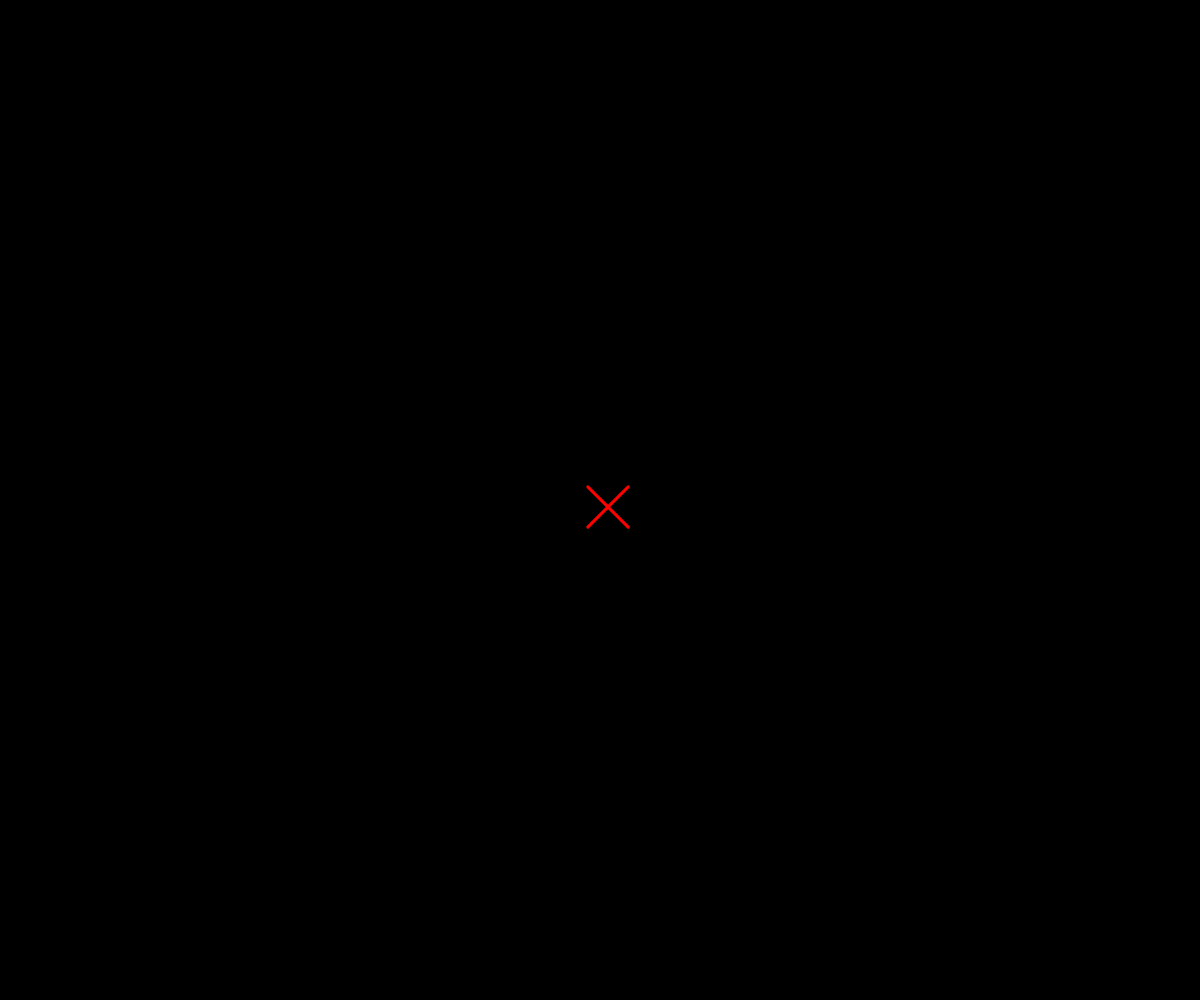
Frame 1 (no input)
Frame 60 (no input): blank canvas, image omitted
Frame 120 (the mouse pressed at the canvas centre since frame 60): blank canvas, image omitted

The p5.js sketch that drew this single still picture (run headless with seeded random() and noise() and a simulated clock; from frame 60 on, the mouse is pressed at the canvas centre):

// p5.js sketch
// ── sketch.js
let posX;
let velX;

let posY, velY;

let ballColorIndex; // Indice per il colore dell'arcobaleno
let ballShape;      // Indice per la forma della pallina
let ballSize;       // Dimensione della pallina

// Colori dell'arcobaleno (RGB)
const rainbowColors = [
  [255, 0, 0],    // Rosso
  [255, 127, 0],  // Arancione
  [255, 255, 0],  // Giallo
  [0, 255, 0],    // Verde
  [0, 0, 255],    // Blu
  [75, 0, 130],   // Indaco
  [143, 0, 255]   // Viola
];

function setup() {
    // Crea un canvas che occupa l'intera larghezza e altezza della finestra
    createCanvas(windowWidth, windowHeight);

    posX = width / 2; // Inizia al centro del nuovo canvas
    velX = 8;

    posY = height / 2; // Inizia al centro del nuovo canvas
    velY = 7;

    background(0); // Sfondo nero

    // Inizializza colore, dimensione e forma casuali per la pallina
    setRandomBallProperties();
}

function draw() {
    background(0); // Ridisegna lo sfondo nero ad ogni frame

    // Aggiorna posizione
    posX = posX + velX;
    posY = posY + velY;

    // --- Gestione dei limiti dello sfondo per la pallina ---
    // Questi calcoli assicurano che la pallina non esca dai bordi,
    // tenendo conto della sua dimensione.
    if (posX + ballSize / 2 >= width) {
        velX = -velX;
        posX = width - ballSize / 2; // Riposiziona la pallina al bordo
        changeBallProperties();
    } else if (posX - ballSize / 2 <= 0) {
        velX = -velX;
        posX = ballSize / 2; // Riposiziona la pallina al bordo
        changeBallProperties();
    }

    if (posY + ballSize / 2 >= height) {
        velY = -velY;
        posY = height - ballSize / 2; // Riposiziona la pallina al bordo
        changeBallProperties();
    } else if (posY - ballSize / 2 <= 0) {
        velY = -velY;
        posY = ballSize / 2; // Riposiziona la pallina al bordo
        changeBallProperties();
    }
    // --- Fine gestione dei limiti ---

    noStroke();
    let currentColor = rainbowColors[ballColorIndex];
    fill(currentColor[0], currentColor[1], currentColor[2]);

    // Disegna la pallina con la forma e la dimensione casuale
    push(); // Salva lo stato attuale della trasformazione
    translate(posX, posY); // Sposta l'origine al centro della pallina

    switch (ballShape) {
        case 0: // Cerchio
            ellipse(0, 0, ballSize);
            break;
        case 1: // Quadrato
            rectMode(CENTER);
            rect(0, 0, ballSize, ballSize);
            break;
        case 2: // Triangolo
            let h = ballSize * sqrt(3) / 2; // Altezza del triangolo equilatero
            triangle(0, -h / 2, -ballSize / 2, h / 2, ballSize / 2, h / 2);
            break;
        case 3: // Stella (esempio semplice, potresti renderla più complessa)
            let radius1 = ballSize / 2;
            let radius2 = ballSize / 4;
            let npoints = 5; // Numero di punte
            let angle = TWO_PI / npoints;
            beginShape();
            for (let a = 0; a < TWO_PI; a += angle) {
                let sx = cos(a) * radius1;
                let sy = sin(a) * radius1;
                vertex(sx, sy);
                sx = cos(a + angle / 2) * radius2;
                sy = sin(a + angle / 2) * radius2;
                vertex(sx, sy);
            }
            endShape(CLOSE);
            break;
        case 4: // Esagono
            polygon(0, 0, ballSize / 2, 6);
            break;
        case 5: // Linee incrociate (forma astratta)
            stroke(currentColor[0], currentColor[1], currentColor[2]);
            strokeWeight(3);
            line(-ballSize / 2, -ballSize / 2, ballSize / 2, ballSize / 2);
            line(-ballSize / 2, ballSize / 2, ballSize / 2, -ballSize / 2);
            noStroke(); // Resetta lo stroke per le forme successive
            break;
        case 6: // Arco (forma astratta)
            noFill(); // Non riempire l'arco
            stroke(currentColor[0], currentColor[1], currentColor[2]);
            strokeWeight(ballSize / 10);
            arc(0, 0, ballSize, ballSize, PI, TWO_PI); // Un semicerchio
            noStroke();
            fill(currentColor[0], currentColor[1], currentColor[2]); // Riabilita il riempimento
            break;
    }
    pop(); // Ripristina lo stato precedente della trasformazione
}

// Funzione helper per disegnare un poligono regolare (usata per l'esagono)
function polygon(x, y, radius, npoints) {
  let angle = TWO_PI / npoints;
  beginShape();
  for (let a = 0; a < TWO_PI; a += angle) {
    let sx = x + cos(a) * radius;
    let sy = y + sin(a) * radius;
    vertex(sx, sy);
  }
  endShape(CLOSE);
}


// Inizializza le proprietà della pallina all'avvio
function setRandomBallProperties() {
    ballColorIndex = 0; // Inizia dal rosso
    ballShape = floor(random(7)); // 7 forme diverse (0-6)
    ballSize = random(30, 80); // Dimensione casuale
}

// Cambia le proprietà della pallina quando tocca i bordi
function changeBallProperties() {
    // Passa al colore successivo dell'arcobaleno
    ballColorIndex = (ballColorIndex + 1) % rainbowColors.length;

    // Cambia la forma in modo casuale
    let newShape = floor(random(7));
    // Assicurati che la nuova forma sia diversa dalla precedente per un cambio visibile
    while (newShape === ballShape) {
        newShape = floor(random(7));
    }
    ballShape = newShape;

    // Cambia la dimensione in modo casuale
    ballSize = random(30, 80);
}
